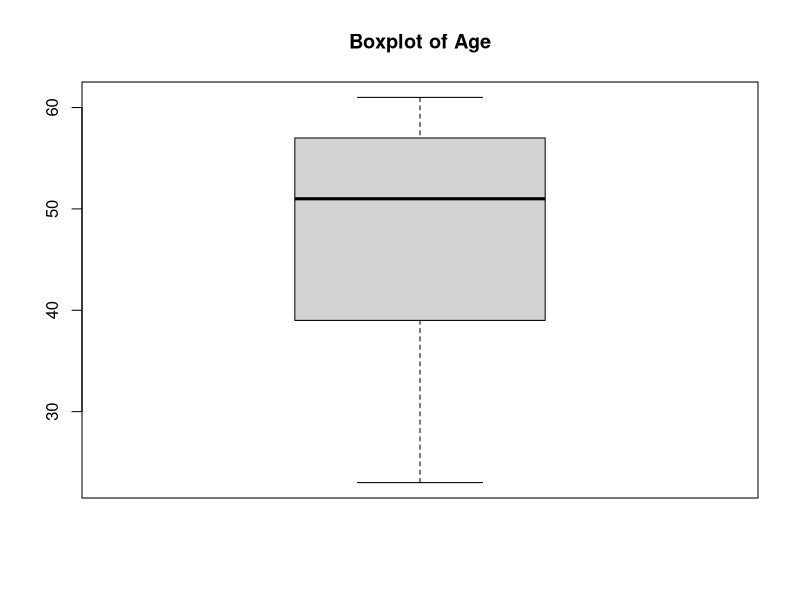
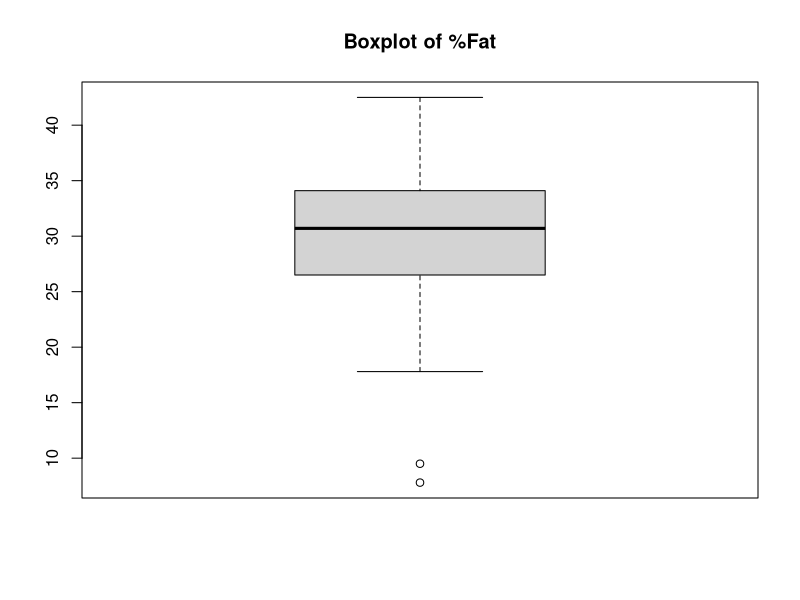
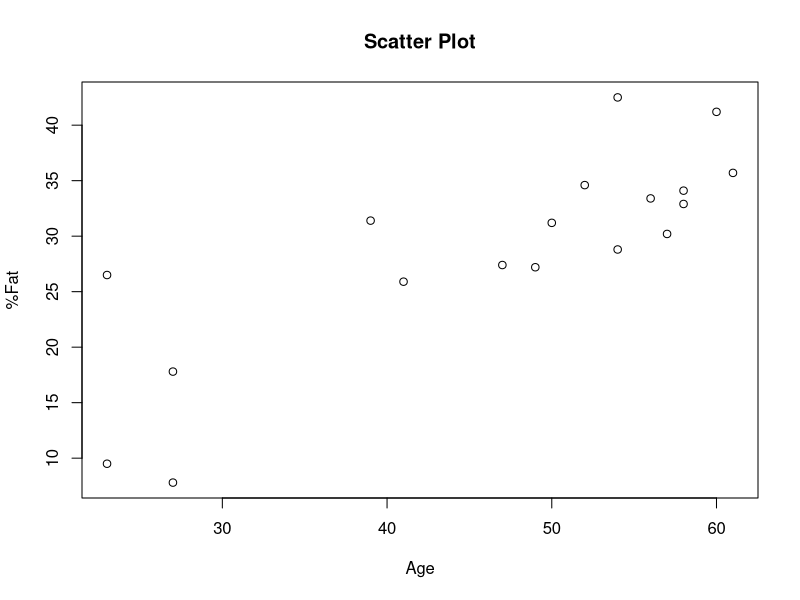
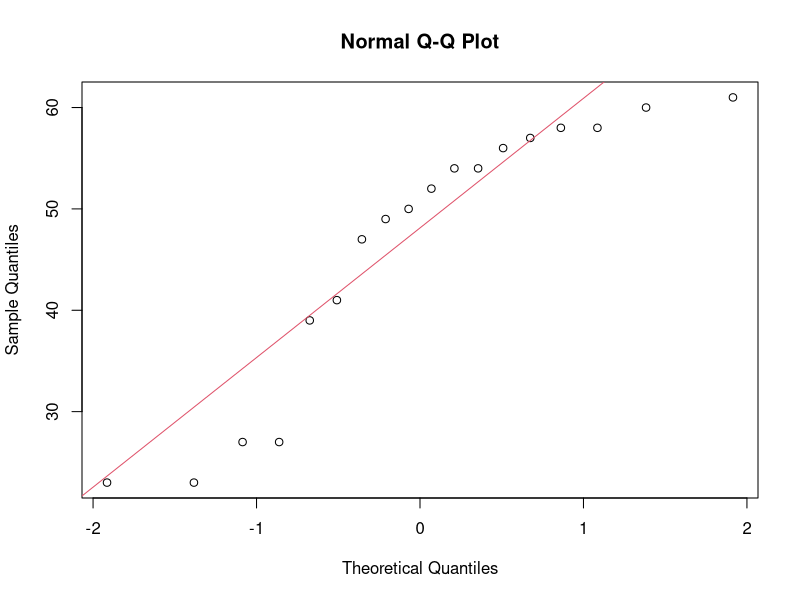
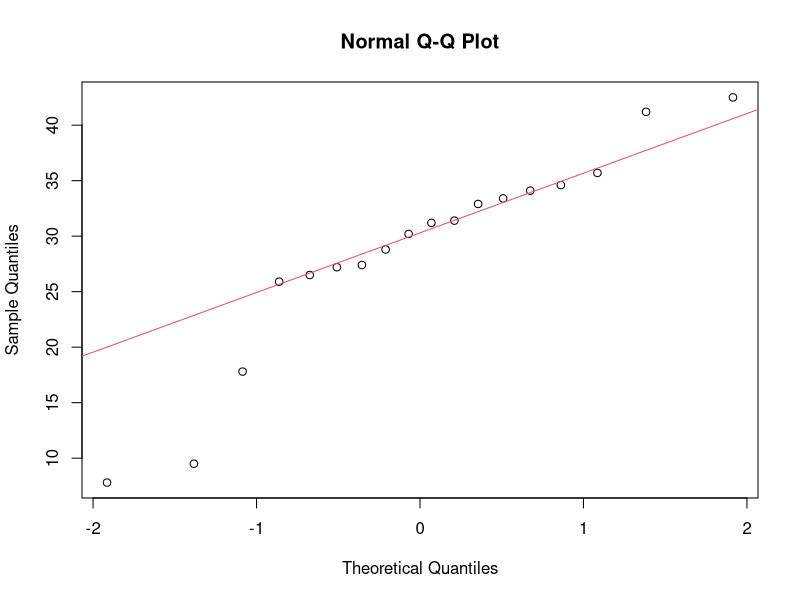

Recreate these plots in R, in order.
# Age and %fat data (replace with actual data)
age <- c(23,23,27,27,39,41,47,49,50,52,54,54,56,57,58,58,60,61)
percent_fat <- c(9.5,26.5,7.8,17.8,31.4,25.9,27.4,27.2,31.2,34.6,42.5,28.8,33.4,30.2,34.1,32.9,41.2,35.7)

# Calculate mean
mean_age <- mean(age)
mean_percent_fat <- mean(percent_fat)

# Calculate median
median_age <- median(age)
median_percent_fat <- median(percent_fat)

# Calculate standard deviation
sd_age <- sd(age)
sd_percent_fat <- sd(percent_fat)

print(paste("Mean Age:", mean_age))
print(paste("Median Age:", median_age))
print(paste("Standard Deviation Age:", sd_age))

print(paste("Mean %Fat:", mean_percent_fat))
print(paste("Median %Fat:", median_percent_fat))
print(paste("Standard Deviation %Fat:", sd_percent_fat))
# Create boxplot for age
boxplot(age, main="Boxplot of Age")

# Create boxplot for %fat
boxplot(percent_fat, main="Boxplot of %Fat")
# Create scatter plot
plot(age, percent_fat, main="Scatter Plot", xlab="Age", ylab="%Fat")

# Create Q-Q plot for age
qqnorm(age)
qqline(age, col = 2)

# Create Q-Q plot for %fat
qqnorm(percent_fat)
qqline(percent_fat, col = 2)
